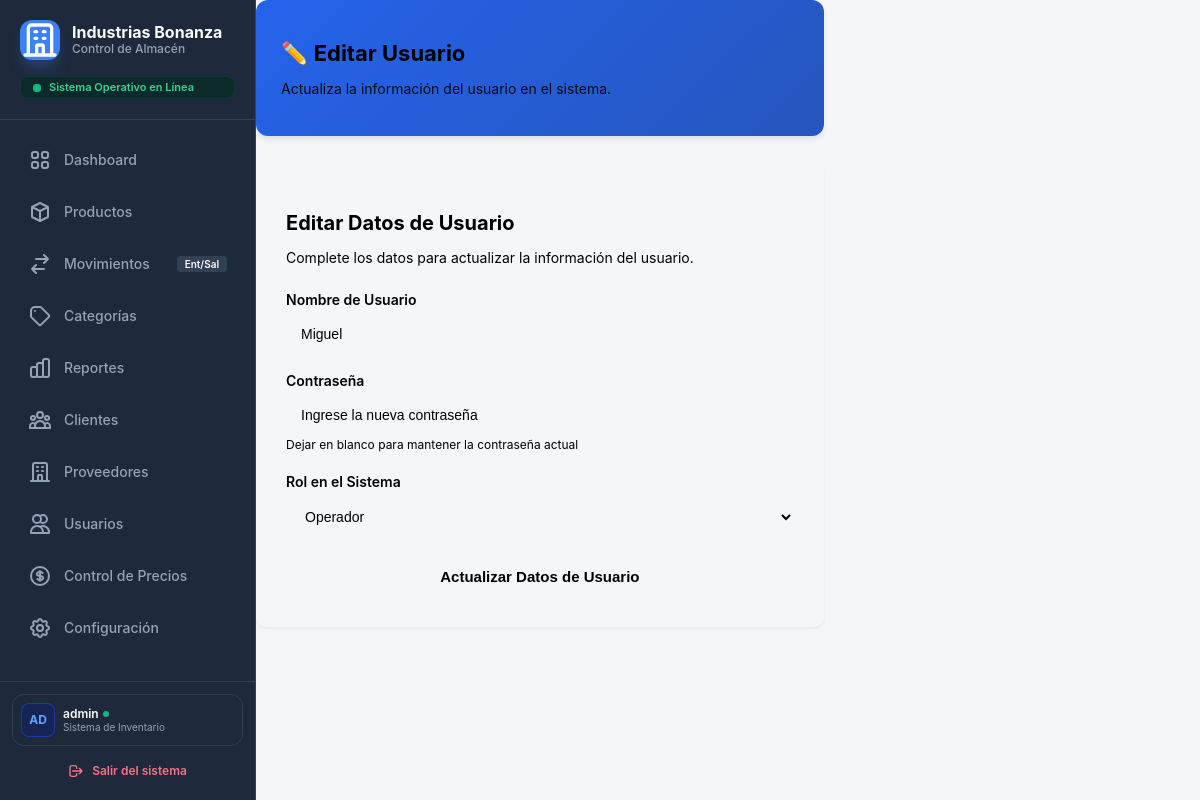
/index.php?controller=usuario&action=formusuarioeditar&id=9 (signed in), run on an earlier commit of the app's database.
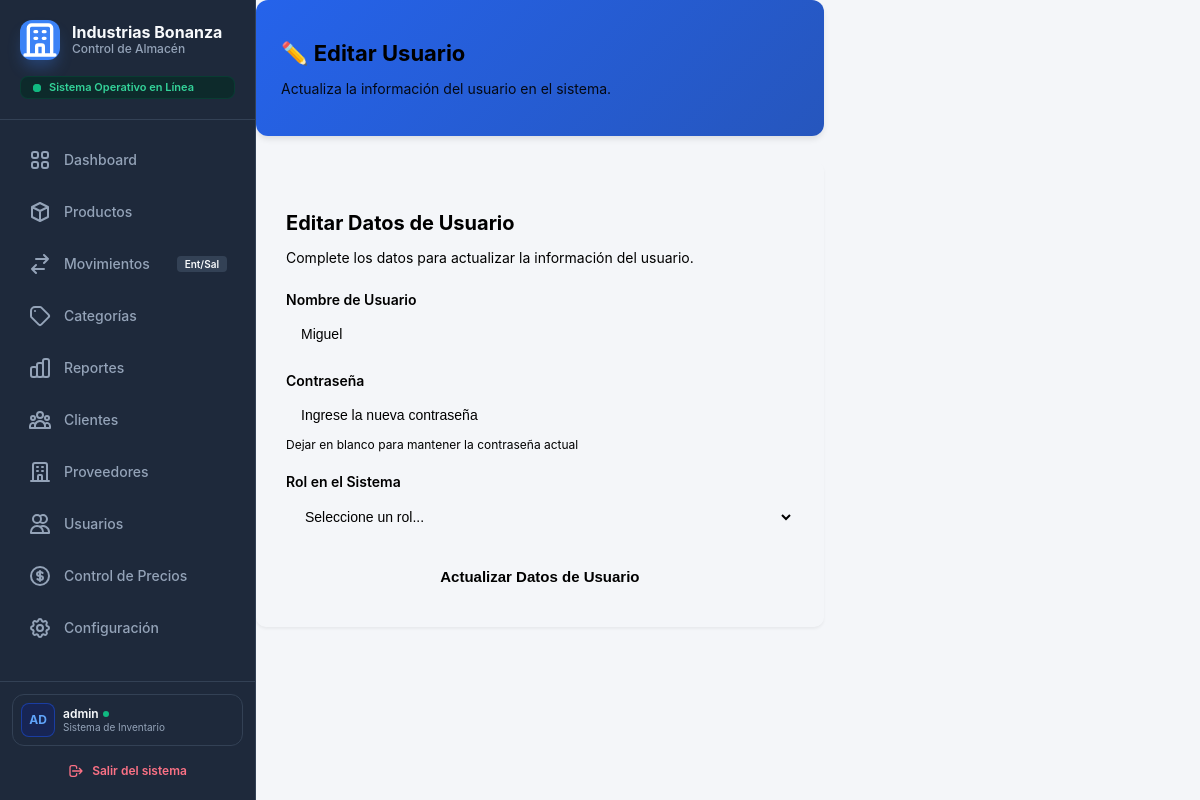
And on a later commit of the database.
### tables this page shows
CREATE TABLE `usuarios` (
  `id` int(11) NOT NULL AUTO_INCREMENT,
  `username` varchar(100) NOT NULL,
  `password_hash` varchar(255) NOT NULL,
  `last_connection` datetime DEFAULT NULL,
  `rol` varchar(10) NOT NULL,
  `is_active` tinyint(4) DEFAULT 1,
  PRIMARY KEY (`id`),
  UNIQUE KEY `username` (`username`)
);

### app/controller/usuarioController.php (called while the page is built, shortened)
<?php
require_once __DIR__.'/../helpers/seguridad.php';
require_once __DIR__.'/../model/usuarioModel.php';
    class usuarioController{
        private $model;
    public function __construct(){
        $database = new Database();
        $pdo = $database->getConnection();
        $this->model = new usuarioModel($pdo);
    }
   public function formusuarioeditar(){
    $id = validarEntero($_GET['id'] ?? null, 1);
    $usuario = $this->model->getById($id);
    require_once '../app/views/usuario/editar.php';
}
}
?>

### public/index.php (called while the page is built, shortened)
<?php
require_once __DIR__ . '/../app/helpers/seguridad.php';
$controlador = $_GET['controller'] ?? 'sistema';
$accion      = $_GET['action']     ?? 'index';
$controlador = is_string($controlador) ? strtolower($controlador) : '';
$accion      = is_string($accion)      ? strtolower($accion)      : '';
$definicion = $rutas[$controlador];
$ruta       = $definicion['acciones'][$accion];
$json       = $ruta['json'];
try {
    $instancia = new $clase();
    $instancia->$accion();
} catch (Throwable $e) {
    registrarEvento('error_interno', $controlador . '/' . $accion . ': ' . $e->getMessage());
    responderError(
        500,
        MODO_DESARROLLO ? $e->getMessage() : 'Ocurrió un error interno. Inténtalo de nuevo más tarde.',
        $json
    );
}

### app/helpers/seguridad.php (called while the page is built, shortened)
<?php
function validarEntero($valor, int $min = 1, int $max = PHP_INT_MAX): ?int
{
    $resultado = filter_var($valor, FILTER_VALIDATE_INT, [
        'options' => ['min_range' => $min, 'max_range' => $max],
    ]);
    return $resultado === false ? null : $resultado;
}

### app/model/usuarioModel.php (called while the page is built, shortened)
<?php
class usuarioModel{
    private $pdo;
    public function __construct($pdo){
        $this->pdo = $pdo;
    }
    public function getById($id){
        $stmt = $this->pdo->prepare("SELECT * FROM usuarios WHERE id = :id");
        $stmt->execute([':id' => $id]);
        return $stmt->fetch();
    }
}
?>

### app/views/usuario/editar.php (the view, shortened to what this page needs)
<!DOCTYPE html>
<html lang="es">
<head>
     <link rel="stylesheet" href="assets/css/sidebar.css" />
    <link rel="stylesheet" href="assets/css/dashboard.css" />
</head>
<body>
    <?php require_once __DIR__ . '/../layouts/sidebar.php'; ?>
    <main class="main">
        <div class="welcome-card">
            <h1>✏️ Editar Usuario</h1>
            <p>Actualiza la información del usuario en el sistema.</p>
        </div>
        <div class="data-panel">
            <h3>Editar Datos de Usuario</h3>
            <p>Complete los datos para actualizar la información del usuario.</p>
            <form action="index.php?controller=usuario&action=editar" method="POST">
                <div class="form-group">
                    <label class="form-label" for="username">Nombre de Usuario</label>
                    <input type="text" id="username" name="username" class="form-control"
                           value="<?= htmlspecialchars($usuario['username'] ?? '') ?>"
                           placeholder="Ingrese el nombre de usuario" required>
                </div>
                <div class="form-group">
                    <label class="form-label" for="password">Contraseña</label>
                    <input type="password" id="password" name="password" class="form-control"
                           value="<?= htmlspecialchars($usuario['password'] ?? '') ?>"
                           placeholder="Ingrese la nueva contraseña">
                    <small style="color: var(--text-light); font-size: 12px;">Dejar en blanco para mantener la contraseña actual</small>
                </div>
                <div class="form-group">
                    <label class="form-label" for="rol">Rol en el Sistema</label>
                    <select id="rol" name="rol" class="form-control" required>
                        <option value="">Seleccione un rol...</option>
                        <option value="Operador" <?= (isset($usuario['rol']) && $usuario['rol'] == 'Operador') ? 'selected' : '' ?>>Operador</option>
                    </select>
                </div>
                <button type="submit" class="btn-primary">Actualizar Datos de Usuario</button>
            </form>
        </div>
    </main>
</body>
</html>

What changed in the data, as far as the page shows it:
changed usuarios "Miguel": rol "Operador" → (not shown)
Also different on the page:
form field rol: (not shown) → "Seleccione un rol..."
